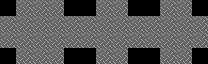

This game map was drawn from its Tiled (.tmx) file and the tilesets committed beside it. A one-line description and the full map source follow:
An orthogonal 13x4 tile map with 16x16 px tiles, 1 tile layer (tiles), 2 tilesets and 7 objects.

<map version="1.10" tiledversion="1.10.2" orientation="orthogonal" renderorder="right-down" width="13" height="4" tilewidth="16" tileheight="16" infinite="0" nextlayerid="3" nextobjectid="8">
 <tileset firstgid="1" source="../../../../tools/soko/templateTiledProject/tilesheet.tsx" />
 <tileset firstgid="65" source="../../../../tools/soko/templateTiledProject/soko_entities.tsx" />
 <layer id="1" name="tiles" width="13" height="4">
  <data encoding="csv">
0,2,2,2,0,0,2,2,0,0,2,2,0,
2,2,2,2,2,2,2,2,2,2,2,2,2,
2,2,2,2,2,2,2,2,2,2,2,2,2,
0,2,2,2,0,0,2,2,0,0,2,2,0
</data>
 </layer>
 <objectgroup id="2" name="entities">
  <object id="1" gid="66" x="48" y="32" width="16" height="16" />
  <object id="2" gid="66" x="48" y="48" width="16" height="16" />
  <object id="3" gid="66" x="96" y="32" width="16" height="16" />
  <object id="4" gid="66" x="96" y="48" width="16" height="16" />
  <object id="5" gid="66" x="160" y="32" width="16" height="16" />
  <object id="6" gid="66" x="160" y="48" width="16" height="16" />
  <object id="7" gid="65" x="80" y="32" width="16" height="16">
   <properties>
    <property name="gamemode" value="SOKO_EULER" />
   </properties>
  </object>
 </objectgroup>
</map>
